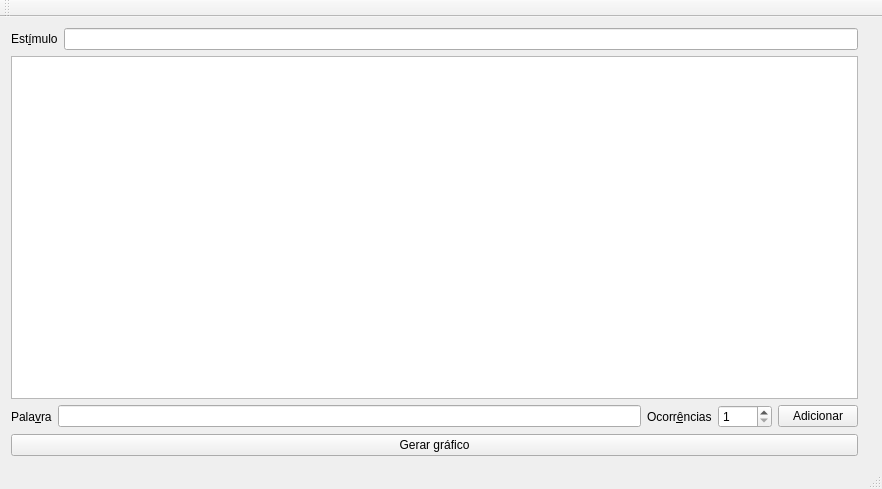
<?xml version="1.0" encoding="UTF-8"?>
<ui version="4.0">
 <class>MainWindow</class>
 <widget class="QMainWindow" name="MainWindow">
  <property name="geometry">
   <rect>
    <x>0</x>
    <y>0</y>
    <width>882</width>
    <height>489</height>
   </rect>
  </property>
  <property name="windowTitle">
   <string>Orion</string>
  </property>
  <widget class="QWidget" name="centralWidget">
   <layout class="QHBoxLayout" name="horizontalLayout_3">
    <item>
     <layout class="QVBoxLayout" name="verticalLayout">
      <item>
       <layout class="QHBoxLayout" name="horizontalLayout_2">
        <item>
         <widget class="QLabel" name="label_2">
          <property name="text">
           <string>Est&amp;ímulo</string>
          </property>
          <property name="buddy">
           <cstring>estimulo</cstring>
          </property>
         </widget>
        </item>
        <item>
         <widget class="QLineEdit" name="estimulo"/>
        </item>
       </layout>
      </item>
      <item>
       <widget class="QTableView" name="palavrasTable"/>
      </item>
      <item>
       <layout class="QHBoxLayout" name="horizontalLayout">
        <item>
         <widget class="QLabel" name="label">
          <property name="text">
           <string>Pala&amp;vra</string>
          </property>
          <property name="buddy">
           <cstring>novaPalavra</cstring>
          </property>
         </widget>
        </item>
        <item>
         <widget class="QLineEdit" name="novaPalavra"/>
        </item>
        <item>
         <widget class="QLabel" name="label_3">
          <property name="text">
           <string>Ocorr&amp;ências</string>
          </property>
          <property name="buddy">
           <cstring>ocorrencias</cstring>
          </property>
         </widget>
        </item>
        <item>
         <widget class="QSpinBox" name="ocorrencias">
          <property name="minimum">
           <number>1</number>
          </property>
          <property name="maximum">
           <number>9999</number>
          </property>
         </widget>
        </item>
        <item>
         <widget class="QPushButton" name="adicionar">
          <property name="text">
           <string>Adicionar</string>
          </property>
         </widget>
        </item>
       </layout>
      </item>
      <item>
       <widget class="QPushButton" name="gerarGrafico">
        <property name="text">
         <string>Gerar gráfico</string>
        </property>
       </widget>
      </item>
     </layout>
    </item>
    <item>
     <widget class="QLabel" name="image">
      <property name="text">
       <string/>
      </property>
     </widget>
    </item>
   </layout>
  </widget>
  <widget class="QMenuBar" name="menuBar">
   <property name="geometry">
    <rect>
     <x>0</x>
     <y>0</y>
     <width>882</width>
     <height>30</height>
    </rect>
   </property>
  </widget>
  <widget class="QToolBar" name="mainToolBar">
   <attribute name="toolBarArea">
    <enum>TopToolBarArea</enum>
   </attribute>
   <attribute name="toolBarBreak">
    <bool>false</bool>
   </attribute>
  </widget>
  <widget class="QStatusBar" name="statusBar"/>
 </widget>
 <layoutdefault spacing="6" margin="11"/>
 <resources/>
 <connections/>
</ui>
